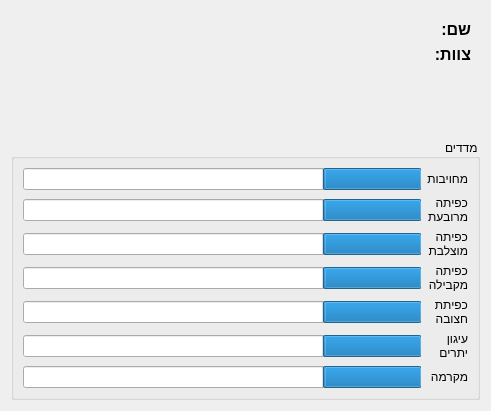
<?xml version="1.0" encoding="UTF-8"?>
<ui version="4.0">
 <class>ParticipantDialog</class>
 <widget class="QDialog" name="ParticipantDialog">
  <property name="geometry">
   <rect>
    <x>0</x>
    <y>0</y>
    <width>491</width>
    <height>411</height>
   </rect>
  </property>
  <property name="windowTitle">
   <string>Dialog</string>
  </property>
  <layout class="QVBoxLayout" name="verticalLayout">
   <item>
    <widget class="QWidget" name="widget" native="true">
     <property name="layoutDirection">
      <enum>Qt::RightToLeft</enum>
     </property>
     <layout class="QFormLayout" name="formLayout">
      <item row="0" column="0">
       <widget class="QLabel" name="label">
        <property name="styleSheet">
         <string notr="true">font-size:16px;font-weight:bold;</string>
        </property>
        <property name="text">
         <string>שם:</string>
        </property>
       </widget>
      </item>
      <item row="0" column="1">
       <widget class="QLabel" name="label_2">
        <property name="styleSheet">
         <string notr="true">font-size:16px;</string>
        </property>
        <property name="text">
         <string/>
        </property>
       </widget>
      </item>
      <item row="1" column="0">
       <widget class="QLabel" name="label_3">
        <property name="styleSheet">
         <string notr="true">font-size:16px;font-weight:bold;</string>
        </property>
        <property name="text">
         <string>צוות:</string>
        </property>
       </widget>
      </item>
      <item row="1" column="1">
       <widget class="QLabel" name="label_4">
        <property name="styleSheet">
         <string notr="true">font-size:16px;</string>
        </property>
        <property name="text">
         <string/>
        </property>
       </widget>
      </item>
     </layout>
    </widget>
   </item>
   <item>
    <widget class="QGroupBox" name="groupBox">
     <property name="sizePolicy">
      <sizepolicy hsizetype="Minimum" vsizetype="Minimum">
       <horstretch>0</horstretch>
       <verstretch>0</verstretch>
      </sizepolicy>
     </property>
     <property name="layoutDirection">
      <enum>Qt::RightToLeft</enum>
     </property>
     <property name="title">
      <string>מדדים</string>
     </property>
     <property name="alignment">
      <set>Qt::AlignLeading|Qt::AlignLeft|Qt::AlignVCenter</set>
     </property>
     <property name="flat">
      <bool>false</bool>
     </property>
     <layout class="QGridLayout" name="gridLayout">
      <property name="verticalSpacing">
       <number>6</number>
      </property>
      <item row="3" column="0">
       <widget class="QLabel" name="label_8">
        <property name="text">
         <string>כפיתה
מקבילה</string>
        </property>
       </widget>
      </item>
      <item row="4" column="0">
       <widget class="QLabel" name="label_9">
        <property name="text">
         <string>כפיתת
חצובה</string>
        </property>
       </widget>
      </item>
      <item row="0" column="0">
       <widget class="QLabel" name="label_5">
        <property name="text">
         <string>מחויבות</string>
        </property>
       </widget>
      </item>
      <item row="6" column="0">
       <widget class="QLabel" name="label_11">
        <property name="text">
         <string>מקרמה</string>
        </property>
       </widget>
      </item>
      <item row="1" column="0">
       <widget class="QLabel" name="label_6">
        <property name="text">
         <string>כפיתה
מרובעת</string>
        </property>
       </widget>
      </item>
      <item row="5" column="0">
       <widget class="QLabel" name="label_10">
        <property name="text">
         <string>עיגון
יתרים</string>
        </property>
       </widget>
      </item>
      <item row="2" column="0">
       <widget class="QLabel" name="label_7">
        <property name="text">
         <string>כפיתה
מוצלבת</string>
        </property>
       </widget>
      </item>
      <item row="0" column="1">
       <widget class="QProgressBar" name="progressBar">
        <property name="layoutDirection">
         <enum>Qt::RightToLeft</enum>
        </property>
        <property name="value">
         <number>24</number>
        </property>
       </widget>
      </item>
      <item row="1" column="1">
       <widget class="QProgressBar" name="progressBar_2">
        <property name="value">
         <number>24</number>
        </property>
       </widget>
      </item>
      <item row="2" column="1">
       <widget class="QProgressBar" name="progressBar_3">
        <property name="value">
         <number>24</number>
        </property>
       </widget>
      </item>
      <item row="3" column="1">
       <widget class="QProgressBar" name="progressBar_4">
        <property name="value">
         <number>24</number>
        </property>
       </widget>
      </item>
      <item row="4" column="1">
       <widget class="QProgressBar" name="progressBar_5">
        <property name="value">
         <number>24</number>
        </property>
       </widget>
      </item>
      <item row="5" column="1">
       <widget class="QProgressBar" name="progressBar_6">
        <property name="value">
         <number>24</number>
        </property>
       </widget>
      </item>
      <item row="6" column="1">
       <widget class="QProgressBar" name="progressBar_7">
        <property name="value">
         <number>24</number>
        </property>
       </widget>
      </item>
     </layout>
    </widget>
   </item>
  </layout>
 </widget>
 <resources/>
 <connections/>
</ui>
